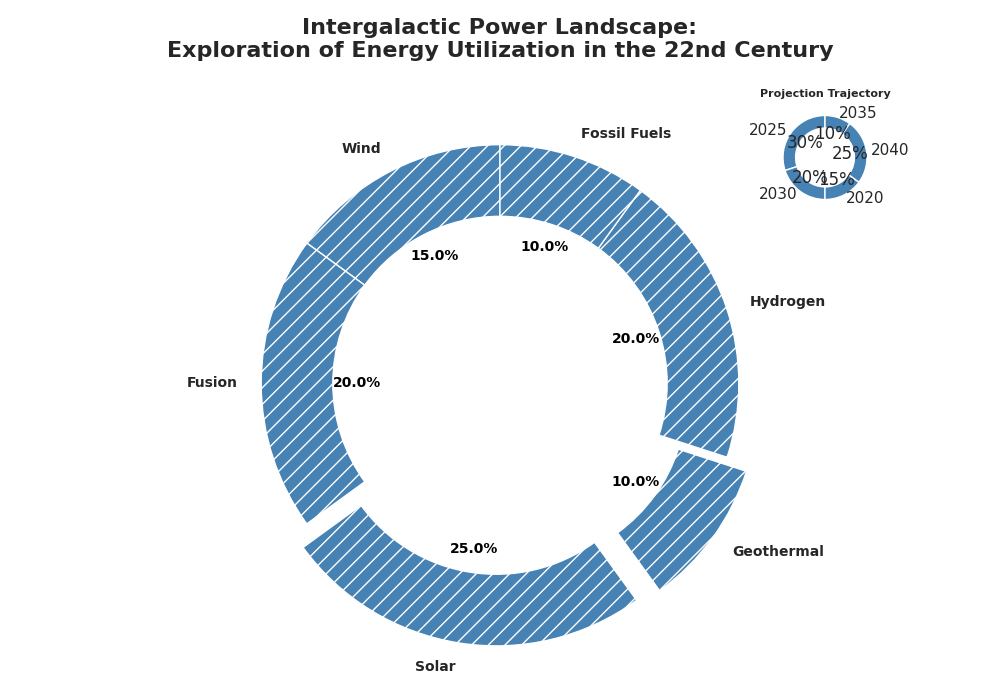

Python code for this plot:
import matplotlib.pyplot as plt
import numpy as np

energy_sources = ['Wind', 'Fusion', 'Solar', 'Geothermal', 'Hydrogen', 'Fossil Fuels']
energy_usage = np.array([15, 20, 25, 10, 20, 10])

# Use a single color for all sections
single_color = '#4682B4'  # Steel Blue
patterns = ["||", "\\\\", "//", "-", "+", "x"]

explode = (0, 0, 0.1, 0.1, 0, 0)

fig, ax = plt.subplots(figsize=(10, 7), subplot_kw=dict(aspect="equal"))

wedges, texts, autotexts = ax.pie(
    energy_usage,
    labels=energy_sources,
    autopct='%1.1f%%',
    startangle=90,
    colors=[single_color] * len(energy_sources),
    explode=explode,
    wedgeprops=dict(width=0.3, edgecolor='w', hatch=patterns[2])
)

plt.setp(autotexts, size=10, weight="bold", color='black')
plt.setp(texts, size=10, weight='bold')

plt.title(
    'Intergalactic Power Landscape:\nExploration of Energy Utilization in the 22nd Century',
    fontsize=16, weight='bold', pad=20
)

ax_inset = fig.add_axes([0.75, 0.7, 0.15, 0.15], aspect='equal')
inset_data = np.array([30, 20, 15, 25, 10])
inset_labels = ['2025', '2030', '2020', '2040', '2035']
ax_inset.pie(
    inset_data, labels=inset_labels, startangle=90, colors=[single_color] * len(inset_labels),
    autopct='%1.0f%%', wedgeprops=dict(width=0.3, edgecolor='w')
)
ax_inset.set_title('Projection Trajectory', fontsize=8, weight='bold')

plt.tight_layout()
plt.show()
